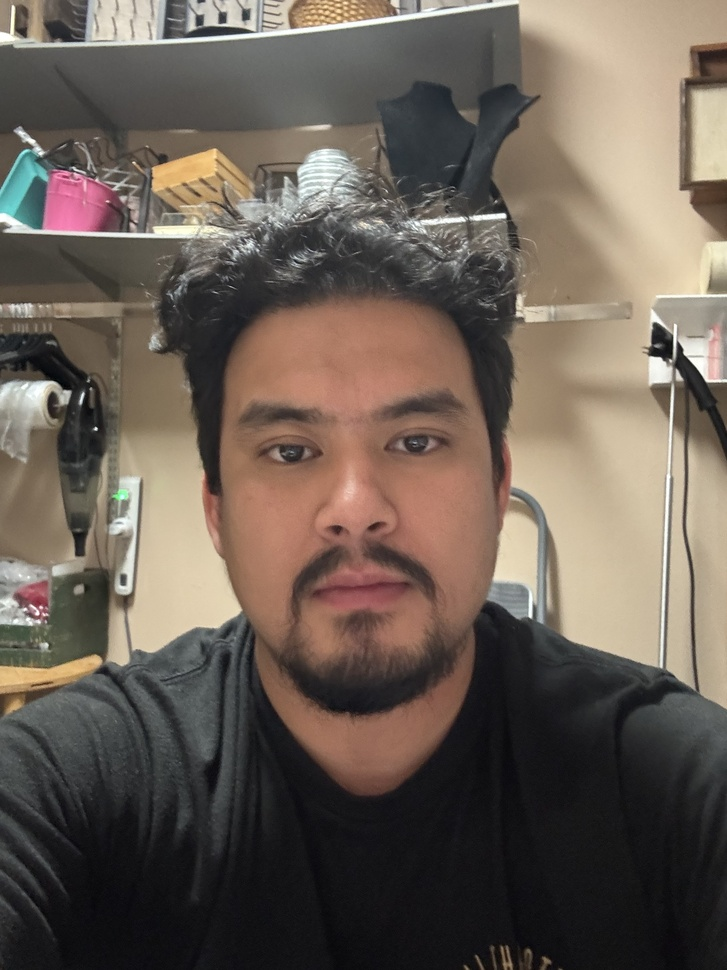
#> input picture me.jpg, 727 x 970 px, shrunk from 2316 x 3088 before the run
$ python bounding_boxes.py
#> lines starting #> are read from the running program, lines starting #| are printed output that depends on the picture; after the words box and inside, x2 and y2 are one past the last pixel; in counts of white or black regions, pixels touching at a corner belong together
import cv2
import os
import urllib.request
import sys
import ssl  # Imported to handle the macOS certificate error


def download_cascade(url, filename):
    """
    Downloads the Haar Cascade XML files directly from the official OpenCV repo
    if they do not already exist in the local directory.
    """
    if not os.path.exists(filename):
        print(f"Downloading {filename} from OpenCV repository...")
        try:
            # Bypass the SSL certificate verification error
            ssl._create_default_https_context = ssl._create_unverified_context

            urllib.request.urlretrieve(url, filename)
            print("Download complete.")
        except Exception as e:
            print(f"Error downloading {filename}: {e}")
            sys.exit(1)


def main():
    # 1. Define filenames for the local XML files
    face_xml = "haarcascade_frontalface_default.xml"
    eye_xml = "haarcascade_eye.xml"

    # 2. Automatically download the required Haar Cascades to bypass environment errors
    face_url = "https://raw.githubusercontent.com/opencv/opencv/master/data/haarcascades/haarcascade_frontalface_default.xml"
    eye_url = "https://raw.githubusercontent.com/opencv/opencv/master/data/haarcascades/haarcascade_eye.xml"

    download_cascade(face_url, face_xml)
    download_cascade(eye_url, eye_xml)

    # 3. Load the image
    filename = "me.jpg"
    img = cv2.imread(filename)
#> img is the input picture: shape (970, 727, 3); mean B, G, R 85.8, 95.5, 106.8

    if img is None:
        print(f"Error: Could not read '{filename}'.")
        print("Ensure your photo is named exactly 'me.jpg' and is in the same folder as this script.")
        return

    # 4. Initialize the Cascade Classifiers using the local files
    face_cascade = cv2.CascadeClassifier(face_xml)
    eye_cascade = cv2.CascadeClassifier(eye_xml)

    # Safety check to ensure the classifiers are no longer empty
    if face_cascade.empty() or eye_cascade.empty():
        print("CRITICAL ERROR: Failed to load the Cascade Classifiers. The XML files may be corrupted.")
        return

    # Convert the image to grayscale for the detection algorithm
    gray = cv2.cvtColor(img, cv2.COLOR_BGR2GRAY)
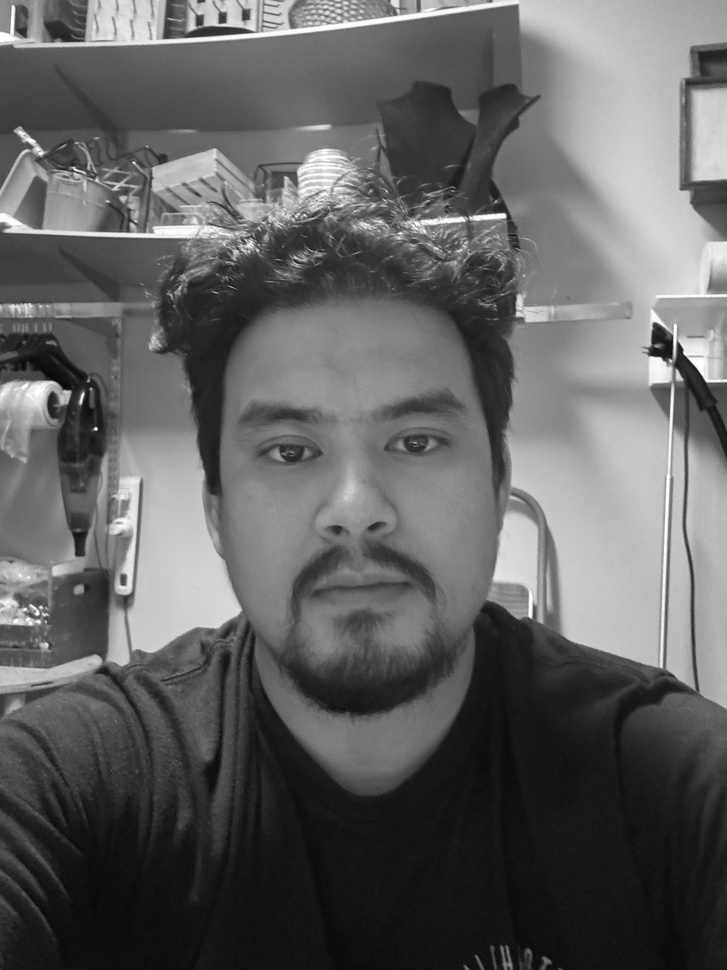
#> gray: shape (970, 727); min 1, max 255, mean 97.7

    # 5. Detect the face dynamically
    faces = face_cascade.detectMultiScale(gray, scaleFactor=1.1, minNeighbors=5, minSize=(100, 100))
#> faces = [[179, 312, 351, 351]]

    if len(faces) == 0:
        print("No face detected! Try a clearer photo with better lighting.")
        return

    # 6. Loop through any detected faces and draw the required shapes
    for (x, y, w, h) in faces:
        # Draw a GREEN circle around the face (BGR format: 0, 255, 0)
        center = (x + w // 2, y + h // 2)
        radius = int(w / 1.7)
        cv2.circle(img, center, radius, (0, 255, 0), 3)

        # Tag the image with the text "this is me"
        cv2.putText(img, "this is me", (x, y - 20), cv2.FONT_HERSHEY_SIMPLEX, 0.9, (0, 255, 0), 2)

        # 7. Isolate the face region to search for eyes (Region of Interest)
        roi_gray = gray[y:y + h, x:x + w]
        roi_color = img[y:y + h, x:x + w]

        # Detect eyes within the face bounding box
        eyes = eye_cascade.detectMultiScale(roi_gray, scaleFactor=1.1, minNeighbors=10, minSize=(20, 20))

        # Loop through detected eyes and draw RED bounding boxes (BGR format: 0, 0, 255)
        for (ex, ey, ew, eh) in eyes:
            cv2.rectangle(roi_color, (ex, ey), (ex + ew, ey + eh), (0, 0, 255), 2)
#> this loop made 1 pass
#> (x, y, w, h, center, radius, eyes) on pass 1: (179, 312, 351, 351, (354, 487), 206, [[197, 97, 69, 69], [72, 104, 71, 71]])
#> pass 1, in main, `roi_gray = gray[y:y + h, x:x + w]`:
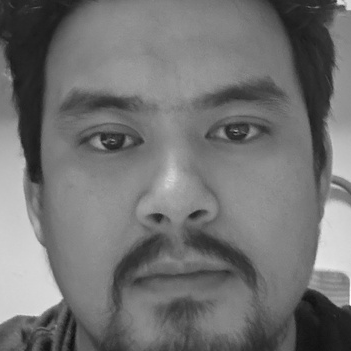
#> roi_gray: shape (351, 351); min 12, max 253, mean 114
#> pass 1, in main, `roi_color = img[y:y + h, x:x + w]`:
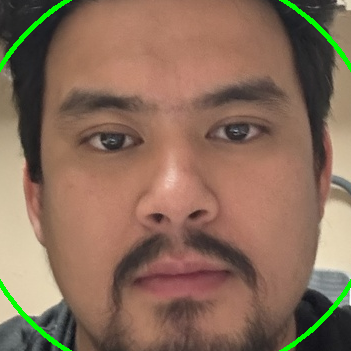
#> roi_color: shape (351, 351, 3); mean B, G, R 89.5, 108.8, 137.1
#> after the loop:
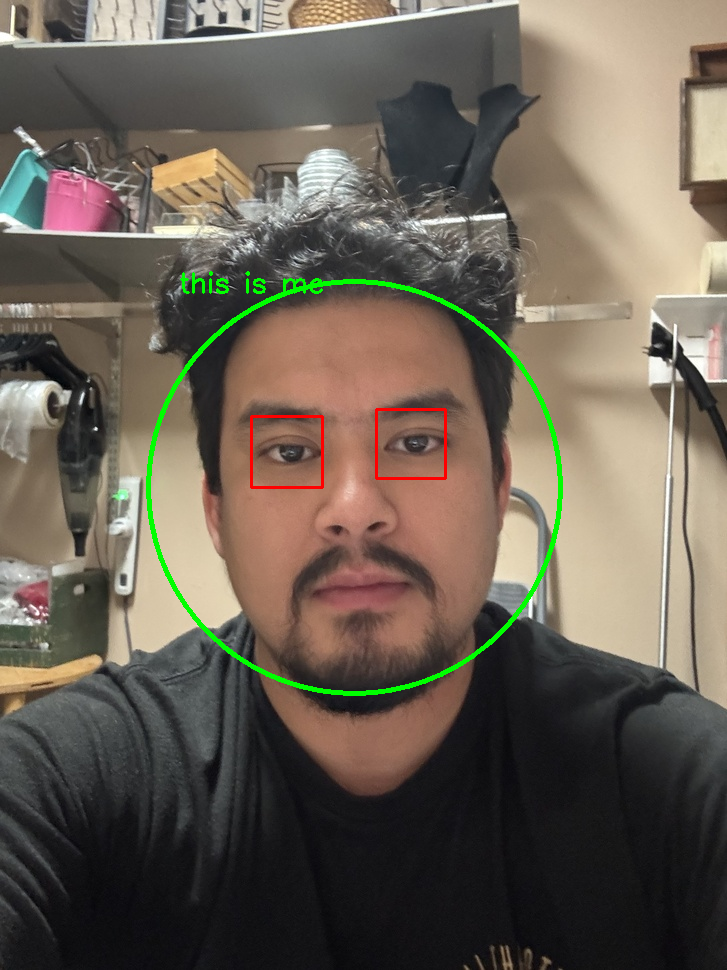
#> img: shape (970, 727, 3); 1.26% of pixels changed, all inside (x1, y1, x2, y2) = (146, 271, 563, 696)
#> after the loop:
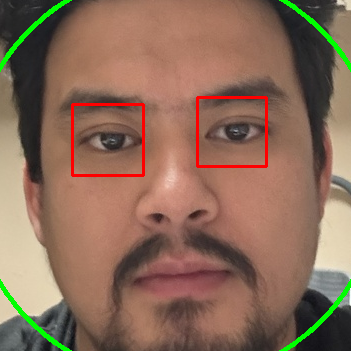
#> roi_color: shape (351, 351, 3); 1.36% of pixels changed, all inside (x1, y1, x2, y2) = (71, 96, 268, 177)

    # 8. Display and save the final annotated image
    cv2.imshow("Portfolio Project - Dynamic Feature Detection", img)

    output_name = "annotated_me_dynamic.jpg"
    cv2.imwrite(output_name, img)
    print(f"\nSuccess! Annotated image saved as '{output_name}'")

    print("Press any key on the image window to close the program.")
    cv2.waitKey(0)
    cv2.destroyAllWindows()


if __name__ == "__main__":
    main()
